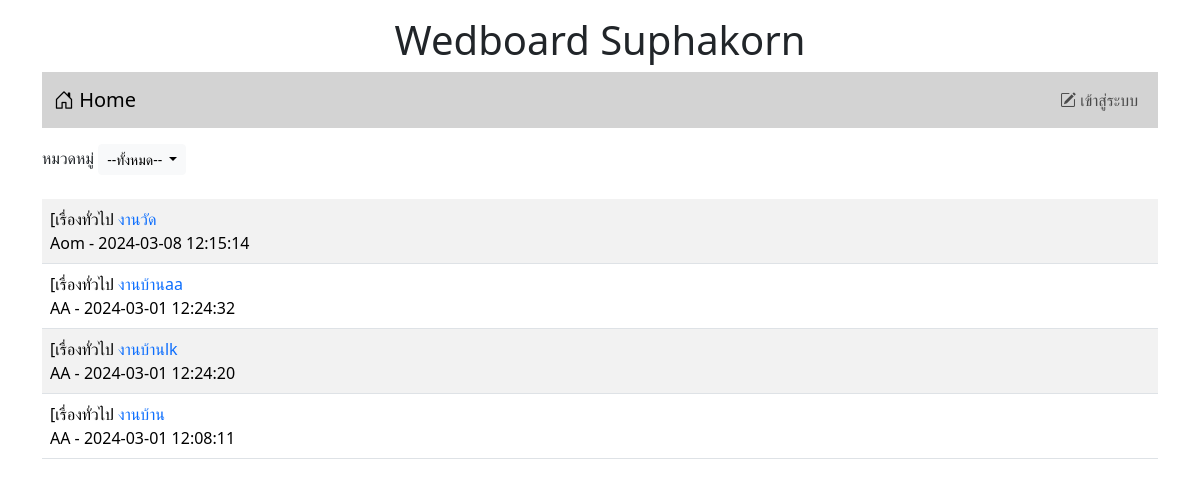
Before: / with the older database file.
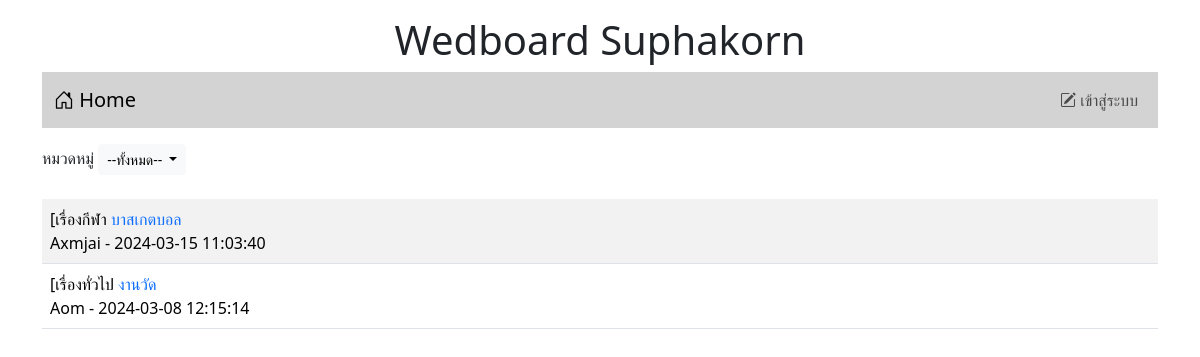
After: the same page with the newer database file.
### tables this page shows
CREATE TABLE `post` (
  `id` int(11) NOT NULL,
  `title` varchar(128) NOT NULL,
  `content` varchar(2048) NOT NULL,
  `post_date` datetime NOT NULL,
  `cat_id` int(11) NOT NULL,
  `user_id` int(11) NOT NULL
);

CREATE TABLE `category` (
  `id` int(11) NOT NULL,
  `name` varchar(32) NOT NULL
);

CREATE TABLE `user` (
  `id` int(11) NOT NULL,
  `login` varchar(32) NOT NULL,
  `password` varchar(64) NOT NULL,
  `name` varchar(64) NOT NULL,
  `gender` char(1) NOT NULL,
  `email` varchar(32) NOT NULL,
  `role` char(1) NOT NULL
);

### index.php (the view, shortened to what this page needs)
<!DOCTYPE html>
<html lang="en">
<head>
    <link rel="stylesheet" href="bootstrap-5.3.2-dist/css/bootstrap.min.css">
    <link rel="stylesheet" href="https://cdn.jsdelivr.net/npm/bootstrap-icons@1.11.3/font/bootstrap-icons.min.css">
</head>
<body>
    <div class="container">
    <h1 style="text-align: center;" class="mt-3">Wedboard Suphakorn</h1>
    <?php include "nav.php" ?>
<div class="mt-3 d-flex justify-content-between">
    <div>
        <label> หมวดหมู่ </label>
            <span class="dropdown" >
  <button class="btn btn-light btn-sm dropdown-toggle" type="button" data-bs-toggle="dropdown" aria-expanded="false">
    --ทั้งหมด--
  </button>
</span>
    </div>
                </div>
        <table class="table table-striped mt-4">
           <?php
             $conn = new PDO("mysql:host=localhost;dbname=webboard;charset=utf8", "root", "");
            $sql = "SELECT t3.name,t1.title,t1.id,t2.login,t1.post_date FROM post as t1
            INNER JOIN user as t2 ON (t1.user_id=t2.id)
            INNER JOIN category as t3 ON (t1.cat_id=t3.id) ORDER BY t1.post_date desC";
            $result = $conn->query($sql);
            while($row = $result->fetch()){
            echo "<tr><td class='d-flex justify-content-between'>
           <div>[$row[0] <a href= post.php?id=$row[2]
            style=text-decoration:none>$row[1]</a><br>$row[3] - $row[4]</div>";
        }
            ?>
        </table>
            </div>
</body>
</html>

### nav.php (shortened to what this page needs)
<!DOCTYPE html>
<html lang="en">
<head>
</head>
<body>
<nav class="navbar navbar-expand-lg" style="background-color: #d3d3d3;">
        <div class="container-fluid">
            <a class="navbar-brand" href="index.php"><i class="bi bi-house-door"></i> Home</a>
        <ul class="navbar-nav">
            <?php
                if(!isset($_SESSION['id'])){
            ?>
            <li class="nav-item">
                <a class="nav-link" aria-current="page" href="login.php"><i class="bi bi-pencil-square"></i> เข้าสู่ระบบ</a>
            </li>
            <?php }   ?>
      </ul>
  </div>
</nav>
</body>
</html>

Changed rows visible on the page:
removed post: category.name "เรื่องทั่วไป", title "งานบ้านaa", user.login "AA", post_date "2024-03-01 12:24:32"
removed post: category.name "เรื่องทั่วไป", title "งานบ้านlk", user.login "AA", post_date "2024-03-01 12:24:20"
removed post: category.name "เรื่องทั่วไป", title "งานบ้าน", user.login "AA", post_date "2024-03-01 12:08:11"
added post: category.name "เรื่องกีฬา", title "บาสเกตบอล", user.login "Axmjai", post_date "2024-03-15 11:03:40"
